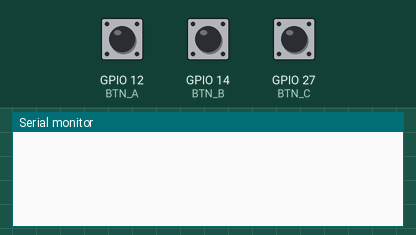
Recording of a sketch running on a simulated ESP32. Shown: the last lines printed to the serial monitor. The test bench sets the inputs (shaded band); at power-on: GPIO 12 (BTN_A) HIGH, GPIO 14 (BTN_B) HIGH, GPIO 27 (BTN_C) HIGH.

Above: at 1.2 s.
1.3 s: GPIO 12 (BTN_A) pulled LOW for 0.15 s
At 2.5 s:
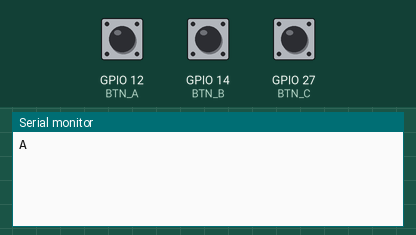
2.9 s: GPIO 14 (BTN_B) pulled LOW for 0.15 s
At 3.9 s:
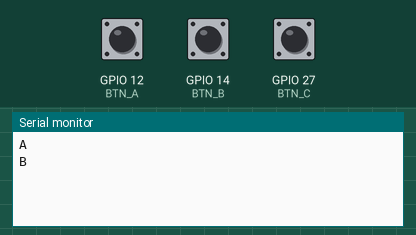
4.5 s: GPIO 27 (BTN_C) pulled LOW for 0.15 s
At 5.1 s:
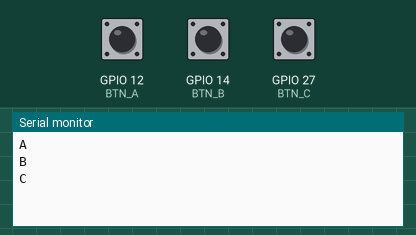

Measured:
- after the input at 1.3 s, the serial monitor: prints a new line at once (image 1)
- after the input at 2.9 s, the serial monitor: prints a new line at once (image 2)
- after the input at 4.5 s, the serial monitor: prints a new line at once (image 3)

The sketch:

ParteA.ino
```cpp
#define BTN_A 12
#define BTN_B 14
#define BTN_C 27

void setup() {
  Serial.begin(115200);
  pinMode(BTN_A, INPUT_PULLUP);
  pinMode(BTN_B, INPUT_PULLUP);
  pinMode(BTN_C, INPUT_PULLUP);
}

void loop() {
  // Cuando se presiona un botón, enviamos un caracter simple por UART
  if (digitalRead(BTN_A) == LOW) {
    Serial.println("A");
    delay(300); // Antirrebote simple
  }
  if (digitalRead(BTN_B) == LOW) {
    Serial.println("B");
    delay(300);
  }
  if (digitalRead(BTN_C) == LOW) {
    Serial.println("C");
    delay(300);
  }
}
```
